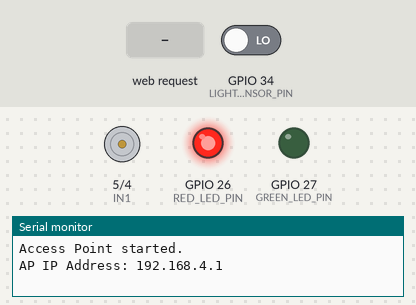
The sketch below on a simulated ESP32. Parts: motor-driver pin pairs drawn as motors (green arrow = first pin HIGH = forward, orange = second pin HIGH = backward, longer = more drive), output pins drawn as LEDs (lit = HIGH), the last lines printed to the serial monitor. The test bench sets the inputs (shaded band); at power-on: GPIO 34 (LIGHT_SENSOR_PIN) LOW. WiFi joins after 1.5 s; servers stay silent unless stated.

Above: at 1.2 s.
1.3 s: HTTP request GET /get?SSID=1&password=1 received
At 4.0 s:
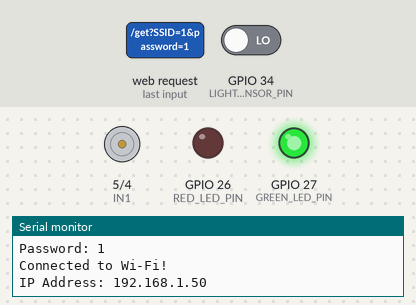
4.3 s: GPIO 34 (LIGHT_SENSOR_PIN) driven HIGH
At 4.9 s:
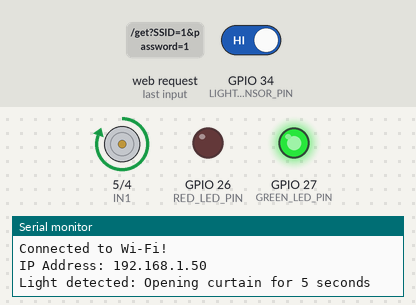
Timing chart, 0 to 10.8 s (numbered marks = the images above; inputs shaded):
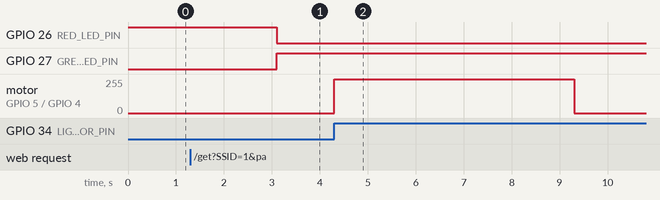

The sketch:

Curtain.ino
```cpp
#define BLYNK_TEMPLATE_ID "YourBlynkTempletID"   // Replace with your Template ID
#define BLYNK_TEMPLATE_NAME "Curtain"       // Replace with your Template Name
#define BLYNK_AUTH_TOKEN "YourBlynkToken" // Replace with your Auth Token

#include <WiFi.h>
#include <BlynkSimpleEsp32.h>
#include <AsyncTCP.h>
#include <ESPAsyncWebServer.h>

// Access Point credentials for manual Wi-Fi configuration
const char* ssid_ap = "Smart_Curtain";
const char* password_ap = "123456789";

// Motor control pins for ESP32
#define IN1 5 // GPIO5
#define IN2 4 // GPIO4

// Light sensor pin (digital input from LDR)
#define LIGHT_SENSOR_PIN 34 // Use any digital GPIO pin

// LED pins for Wi-Fi connection status
#define RED_LED_PIN 26    // GPIO26 for RED LED
#define GREEN_LED_PIN 27  // GPIO27 for GREEN LED

// Blynk Virtual Pins
#define FORWARD_BUTTON V1
#define BACKWARD_BUTTON V2

// State variables
bool userOverride = false;
bool motorRunning = false;
bool lightDetected = false;
bool wifiConnected = false;
bool isConfigured = false;

// Timer variables
unsigned long motorStartTime = 0;
const unsigned long motorRunDuration = 5000;  // Motor runs for 5 seconds

// Wi-Fi credentials (to be set by the user via the web interface)
String input_SSID;
String input_PASSWORD;

// Web server for AP mode
AsyncWebServer server(80);

// HTML content for the Wi-Fi setup form
const char index_html[] PROGMEM = R"rawliteral(
<!DOCTYPE HTML><html><head>
 <title>ESP Wi-Fi Config</title>
 <meta name="viewport" content="width=device-width, initial-scale=1">
 </head><body>
 <form action="/get">
  <p>Wi-Fi SSID: <input type="text" name="SSID"></p>
  <p>Password: <input type="text" name="password"></p>
  <p><input type="submit" value="Submit"></p>
 </form>
</body></html>)rawliteral";

void setup() {
  // Start serial communication
  Serial.begin(115200);

  // Initialize motor control pins
  pinMode(IN1, OUTPUT);
  pinMode(IN2, OUTPUT);

  // Initialize light sensor pin
  pinMode(LIGHT_SENSOR_PIN, INPUT);

  // Initialize LED pins
  pinMode(RED_LED_PIN, OUTPUT);
  pinMode(GREEN_LED_PIN, OUTPUT);

  // Turn on RED LED initially (not connected to Wi-Fi)
  digitalWrite(RED_LED_PIN, HIGH);
  digitalWrite(GREEN_LED_PIN, LOW);

  // Configure ESP32 as both AP and STA
  WiFi.mode(WIFI_MODE_APSTA);

  // Start Access Point
  WiFi.softAP(ssid_ap, password_ap);
  Serial.println("Access Point started.");
  Serial.print("AP IP Address: ");
  Serial.println(WiFi.softAPIP());

  // Serve the Wi-Fi setup form
  server.on("/", HTTP_GET, [](AsyncWebServerRequest *request) {
    request->send_P(200, "text/html", index_html);
  });

  // Handle form submission for Wi-Fi credentials
  server.on("/get", HTTP_GET, [](AsyncWebServerRequest *request) {
    if (request->hasParam("SSID") && request->hasParam("password")) {
      input_SSID = request->getParam("SSID")->value();
      input_PASSWORD = request->getParam("password")->value();
      Serial.println("SSID: " + input_SSID);
      Serial.println("Password: " + input_PASSWORD);

      // Attempt to connect to Wi-Fi
      WiFi.begin(input_SSID.c_str(), input_PASSWORD.c_str());
      isConfigured = true;
      request->send(200, "text/html", "<h1>Trying to connect to Wi-Fi...</h1>");
    } else {
      request->send(400, "text/plain", "Missing parameters.");
    }
  });

  // Start the web server
  server.begin();
}

// Forward button handler for Blynk
BLYNK_WRITE(FORWARD_BUTTON) {
  int buttonState = param.asInt(); // Get button state (1: pressed, 0: released)
  userOverride = buttonState;     // Set user override when the button is used
  if (buttonState) {
    motorRunning = false; // Stop automatic control
    digitalWrite(IN1, HIGH);
    digitalWrite(IN2, LOW);
    Serial.println("Motor moving forward (User override)");
  } else {
    digitalWrite(IN1, LOW);
    digitalWrite(IN2, LOW);
    Serial.println("Motor stopped (User override)");
  }
}

// Backward button handler for Blynk
BLYNK_WRITE(BACKWARD_BUTTON) {
  int buttonState = param.asInt(); // Get button state (1: pressed, 0: released)
  userOverride = buttonState;     // Set user override when the button is used
  if (buttonState) {
    motorRunning = false; // Stop automatic control
    digitalWrite(IN1, LOW);
    digitalWrite(IN2, HIGH);
    Serial.println("Motor moving backward (User override)");
  } else {
    digitalWrite(IN1, LOW);
    digitalWrite(IN2, LOW);
    Serial.println("Motor stopped (User override)");
  }
}

// Automatic curtain control based on light sensor
void handleLightSensor() {
  int lightState = digitalRead(LIGHT_SENSOR_PIN);

  // If the user has not overridden the system and the motor is not running
  if (!userOverride && !motorRunning) {
    if (lightState == HIGH && !lightDetected) {
      // Light detected: Start motor to open curtain
      lightDetected = true;
      motorRunning = true;
      motorStartTime = millis();
      digitalWrite(IN1, HIGH);
      digitalWrite(IN2, LOW);
      Serial.println("Light detected: Opening curtain for 5 seconds");
      delay(5000);
    } else if (lightState == LOW && lightDetected) {
      // Low light detected: Start motor to close curtain
      lightDetected = false;
      motorRunning = true;
      motorStartTime = millis();
      digitalWrite(IN1, LOW);
      digitalWrite(IN2, HIGH);
      Serial.println("Low light detected: Closing curtain for 5 seconds");
      delay(5000);
    }
  }

  // Stop motor after 5 seconds
  if (motorRunning && (millis() - motorStartTime >= motorRunDuration)) {
    motorRunning = false;
    digitalWrite(IN1, LOW);
    digitalWrite(IN2, LOW);
    Serial.println("Motor stopped after 5 seconds");
  }
}

void updateLEDStatus() {
  if (WiFi.status() == WL_CONNECTED) {
    digitalWrite(RED_LED_PIN, LOW);  // Turn off RED LED
    digitalWrite(GREEN_LED_PIN, HIGH); // Turn on GREEN LED
  } else {
    digitalWrite(RED_LED_PIN, HIGH);  // Turn on RED LED
    digitalWrite(GREEN_LED_PIN, LOW); // Turn off GREEN LED
  }
}

void loop() {
  // Handle Wi-Fi connection
  if (isConfigured && WiFi.status() == WL_CONNECTED && !wifiConnected) {
    Serial.println("Connected to Wi-Fi!");
    Serial.print("IP Address: ");
    Serial.println(WiFi.localIP());
    wifiConnected = true;

    // Start Blynk
    Blynk.begin(BLYNK_AUTH_TOKEN, input_SSID.c_str(), input_PASSWORD.c_str());
  }

  // Update LED status
  updateLEDStatus();

  // Run Blynk
  if (wifiConnected) {
    Blynk.run();
    handleLightSensor();
  }
}
```

Measured:
- after the input at 1.3 s, GPIO 26 (RED_LED_PIN): HIGH → LOW after 1.8 s; GPIO 27 (GREEN_LED_PIN): LOW → HIGH after 1.8 s
- after the input at 4.3 s, motor on GPIO 5 (IN1) / GPIO 4 (IN2): stopped → forward 255/255 at once, → stopped 5.0 s later
